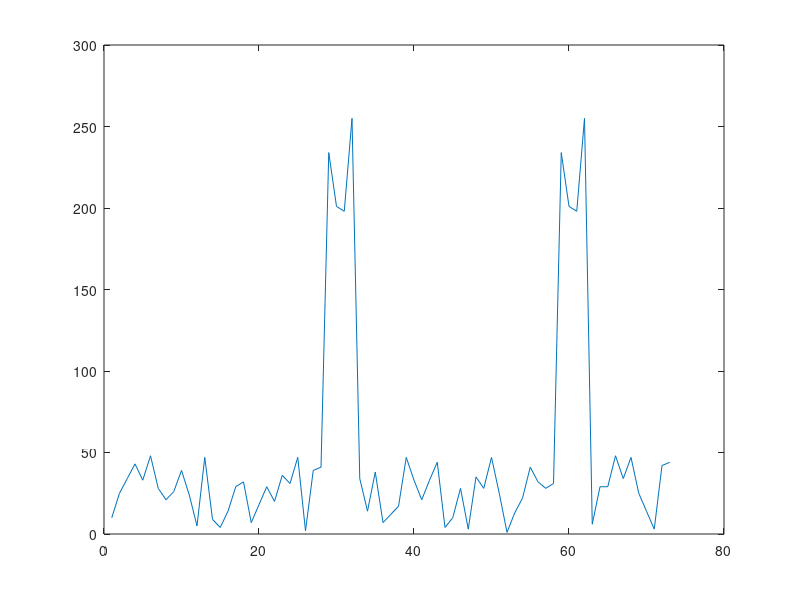

This chart was generated by the following MATLAB code:
%the range of randomly generated values will be 0 to range
range = 50; 

%the number of points generated between two instances of the sequence
%   will be a random number between 
%   minNumPoints and (minNumPoints + rangeNumPoints)
minNumPoints = 10;
rangeNumPoints = 20;

numPointsVector = floor(rand(1,3)*rangeNumPoints + minNumPoints);
firstNumPoints = numPointsVector(1,1);
secondNumPoints = numPointsVector(1,2);
thirdNumPoints = numPointsVector(1,3);

%generates the random data
data1 = floor(rand(1,firstNumPoints)*range);
data2 = floor(rand(1,secondNumPoints)*range);
data3 = floor(rand(1,thirdNumPoints)*range);

%the sequence seqToFind will be inserted in two different places
seqToFind = [234 201 198 255];
sizeSeq = size(seqToFind);
numPointsSeq = sizeSeq(2); %number of points in seqToFind

firstInstance = firstNumPoints
secondInstance = firstInstance + numPointsSeq + secondNumPoints

%this creates the signal that will be analyzed
data = [data1 seqToFind data2 seqToFind data3];
dataSize = size(data);
numEntries = dataSize(2);

%plot the original data
plot(data);

%convert the data to frequency space
dataTransform = fft(data);

%find the amplitude, frequency, and phase of the fourier transform
%amplitude = sqrt(real(dataTransform).^2 + imag(dataTransform).^2)/numEntries;
%frequency = 0:1/numEntries:(1 - 1/numEntries);
%phase = atan2(imag(dataTransform),real(dataTransform));

%plot(frequency,phase)

%Take the N coefficients from the FFT
%1. Make an N x N matrix
%2. For each coefficient X_i, plot the sine wave from the cofficient
%   For each of the N times from the sample, find the value of the sine
%   wave and put the values into row i of the N x N matrix
%Repeat 1 and 2 for different phase shifts of the FFT
%Do a search on the matrices to find a place where they line up

%When reconstructing the signal we know that 
% x[t] = 1/N sum_{k=0}^{N-1} X_k exp(2*pi*i*t*k/N)
%We will then make an NxN matrix where each column is a different t
%   and each row is a term in the summation

%This will make the initial N x N matrix
fData = [];
for k = 0:(numEntries-1),
    currentRow = [];
    for tVal = 0:(numEntries-1),
        index = k+1;
        value = dataTransform(index)*exp(2*pi*1i*tVal*k/numEntries);
        currentRow = [currentRow value];
    end
    fData = [fData;currentRow];
end

%This reconstructs the signal from that matrix for verification
origSignal = [];
for tVal = 1:numEntries,
    currentSum = 0;
    for k = 1:numEntries,
        index = k+1;
        currentSum = currentSum + fData(k,tVal);
    end
    origSignal = [origSignal currentSum];
end


%Use fftshift function to do a phase shift of the signal
